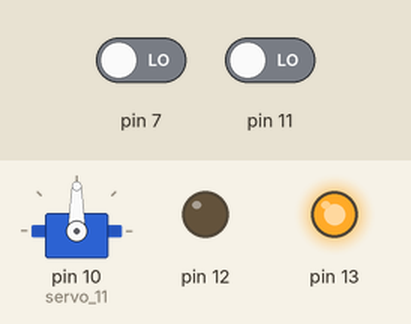
Recording of a sketch running on a simulated Arduino Uno, built with avr-gcc and run on an emulated ATmega328P. Parts: servo, output pins drawn as LEDs (lit = HIGH). The inputs (shaded band) are chosen by the test bench; at power-on: pin 7 LOW, pin 11 LOW.

Above: at 1.2 s.
1.3 s: pin 7 driven HIGH
At 1.7 s:
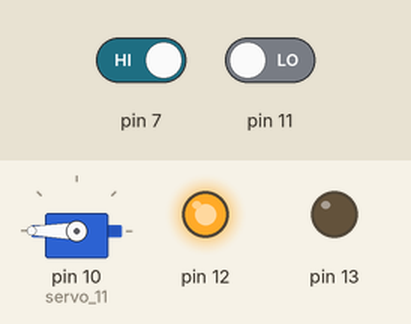
2.8 s: pin 11 driven HIGH
At 3.9 s:
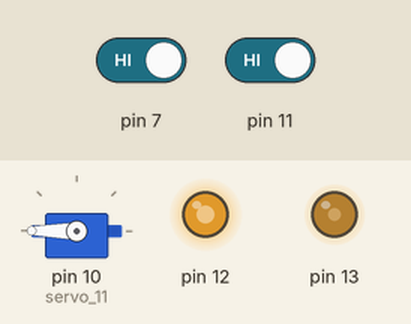
4.3 s: pin 7 driven LOW
At 5.0 s:
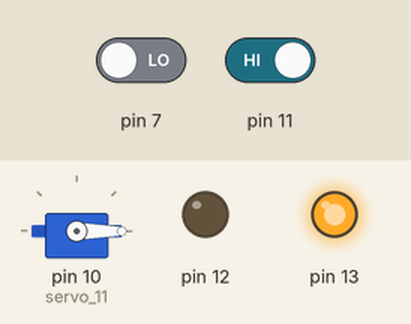
5.8 s: pin 7 driven HIGH
At 6.6 s:
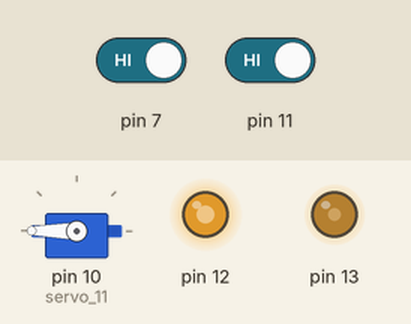
7.6 s: pin 7 driven LOW
At 8.0 s:
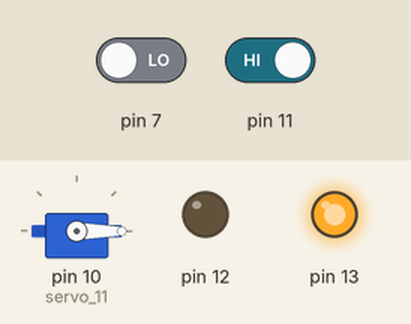
Timing chart, 0 to 10.1 s (numbered marks = the images above; inputs shaded):
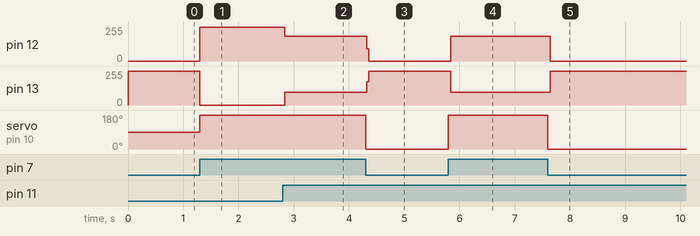

The sketch:

servo_2_pulsadores.ino
```cpp
#include <Servo.h>
 Servo servo_11;
 int i;
void setup()
{
 pinMode (13, OUTPUT);
 pinMode (12, OUTPUT);
 pinMode (11, INPUT);
 pinMode (7, INPUT);
 servo_11.attach (10);

}

void loop()
{
 //  int i;
if (digitalRead (11) == 1 && i==0)
 {
  servo_11.write (0);
  digitalWrite (13, HIGH);
  digitalWrite (12, LOW);
  i=0;
 }
if (digitalRead (11) == 1 && i!=0)
  {
  servo_11.write (0);
  digitalWrite (13, HIGH);
  digitalWrite (12, LOW);
  i=0;
   }


if (digitalRead (7) == 1  && i==0)
{
    i=180;
    servo_11.write (i);

    if ( i==180){
      digitalWrite (12, HIGH);
      digitalWrite (13, LOW);
      }
}
if (digitalRead (7) == 1  && i==180)
{
  digitalWrite (12, HIGH);
  }

if (digitalRead (7) == 0  && digitalRead (11) == 0 && i==180){
  digitalWrite (12, HIGH);
  digitalWrite (13, LOW);
  }
if (digitalRead (7) == 0  && digitalRead (11) == 0 && i==0){
  digitalWrite (13, HIGH);
  digitalWrite (12, LOW);
}
if (digitalRead (7) == 0  && digitalRead (11) == 0 && i!=0 && i!=180){
  digitalWrite (13, LOW);
  digitalWrite (12, LOW);
}
}
```

Measured:
- after the input at 1.3 s, pin 12: 0/255 → 255/255 at once; pin 13: 255/255 → 0/255 at once; servo on pin 10 (servo_11): 90° → 180° at once
- after the input at 2.8 s, pin 12: 255/255 → 186/255 at once; pin 13: 0/255 → 94/255 at once
- after the input at 4.3 s, pin 12: 186/255 → 0/255 at once; pin 13: 94/255 → 255/255 at once; servo on pin 10 (servo_11): 180° → 0° at once
- after the input at 5.8 s, pin 12: 0/255 → 186/255 at once; pin 13: 255/255 → 94/255 at once; servo on pin 10 (servo_11): 0° → 180° at once
- after the input at 7.6 s, pin 12: 186/255 → 0/255 at once; pin 13: 94/255 → 255/255 at once; servo on pin 10 (servo_11): 180° → 0° at once
